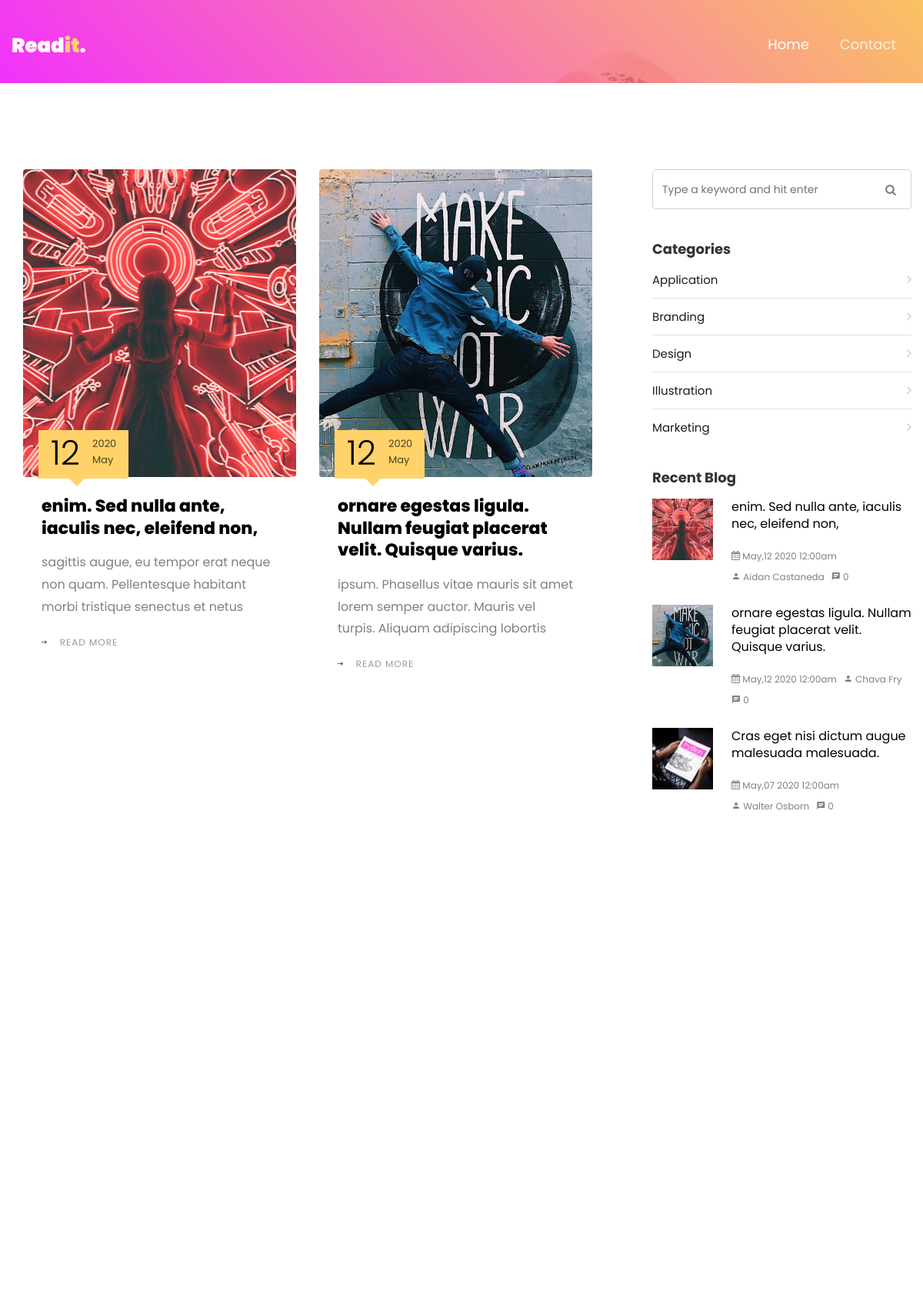
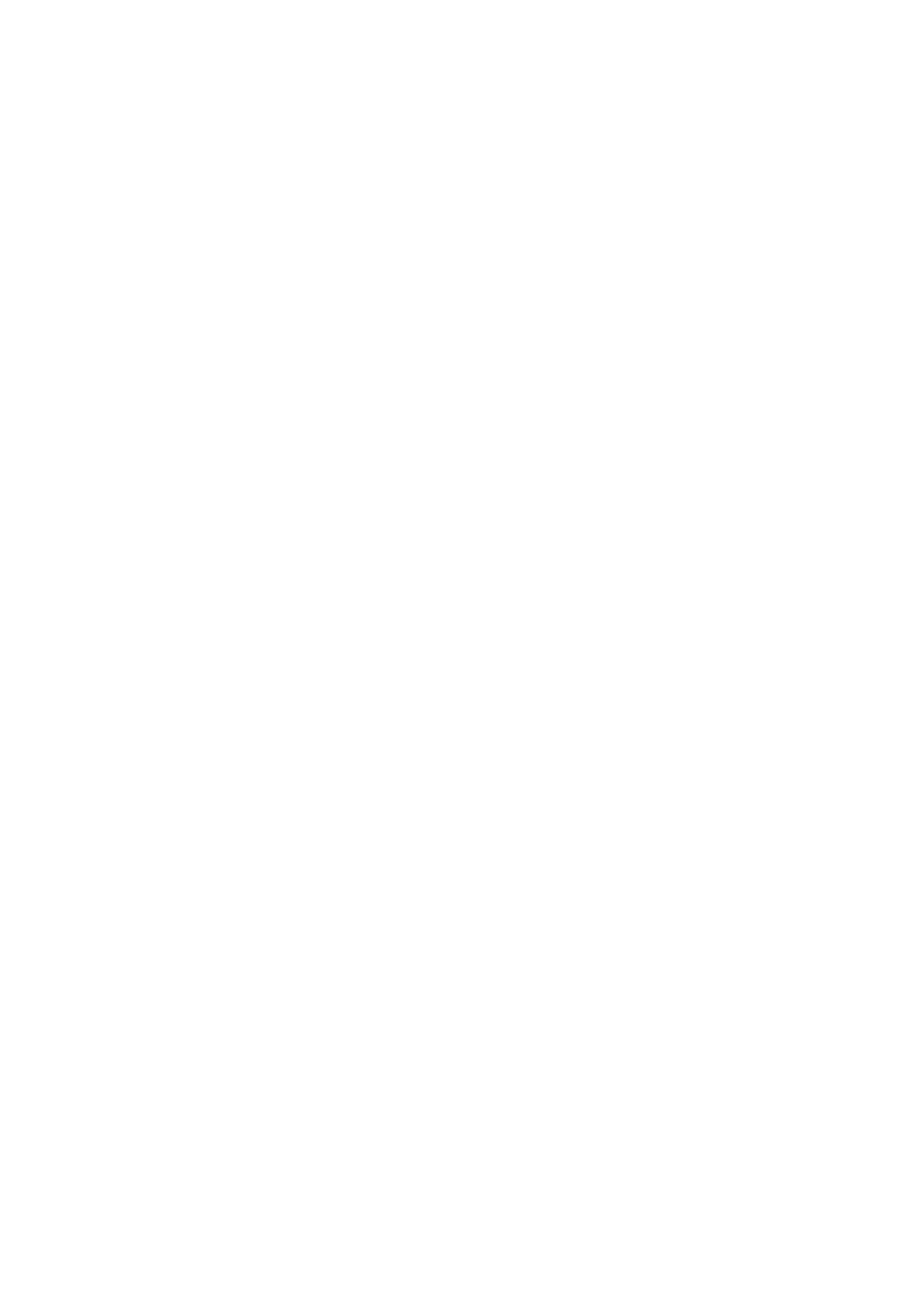
The page / (upper part) on the database its author committed (2 pictures, top to bottom).
### tables this page shows
CREATE TABLE `posts` (
  `id` int(10) unsigned NOT NULL AUTO_INCREMENT,
  `title` varchar(255) NOT NULL,
  `created_at` datetime DEFAULT NULL,
  `resume` varchar(255) DEFAULT NULL,
  `image` varchar(45) DEFAULT NULL,
  `content` text,
  `author_id` int(10) unsigned NOT NULL,
  `category_id` int(10) unsigned NOT NULL,
  PRIMARY KEY (`id`),
  KEY `fk_posts_authors_idx` (`author_id`),
  KEY `fk_posts_categories1_idx` (`category_id`),
  CONSTRAINT `fk_posts_authors` FOREIGN KEY (`author_id`) REFERENCES `authors` (`id`) ON DELETE NO ACTION ON UPDATE NO ACTION,
  CONSTRAINT `fk_posts_categories1` FOREIGN KEY (`category_id`) REFERENCES `categories` (`id`) ON DELETE NO ACTION ON UPDATE NO ACTION
);

CREATE TABLE `categories` (
  `id` int(10) unsigned NOT NULL AUTO_INCREMENT,
  `name` varchar(45) NOT NULL,
  PRIMARY KEY (`id`)
);

CREATE TABLE `authors` (
  `id` int(10) unsigned NOT NULL AUTO_INCREMENT,
  `lastname` varchar(45) NOT NULL,
  `firstname` varchar(45) DEFAULT NULL,
  `biography` text,
  `image` varchar(45) DEFAULT NULL,
  PRIMARY KEY (`id`)
);

### app/controllers/postsController.php (called while the page is built, shortened)
<?php
function indexAction(PDO $conn)
{
    include_once '../app/models/postsModel.php';
    $page = max(1, (int) ($_GET['page'] ?? 1));
    $postsPerPage = 10;
    $posts = PostsModel\findAll($conn, $page, true, $postsPerPage);
    $posts = array_slice($posts, 0, $postsPerPage);
    include '../app/views/posts/index.php';
}

### app/routers/index.php (called while the page is built)
<?php
if (isset($_GET['users'])):
     include_once '../app/routers/users.php';
elseif (isset($_GET['comments']) and $_GET['comments'] == 'add'):
     include_once '../app/controllers/commentsController.php';
     \App\Controllers\CommentsController\storeAction($conn);
elseif (isset($_GET['contact'])):
     include_once '../app/routers/contact.php';
elseif (isset($_GET['tags'])):
     include_once '../app/routers/tags.php';
elseif (isset($_GET['categories'])):
     include_once '../app/routers/categories.php';
elseif (isset($_GET['posts'])):
     include_once '../app/routers/posts.php';
else:
     include_once '../app/controllers/postsController.php';
     \App\Controllers\PostsController\indexAction($conn);
endif;

### public/index.php (called while the page is built)
<?php
require_once '../core/init.php';
require_once '../app/routers/index.php';
require_once '../app/views/templates/default.php';

### app/models/postsModel.php (called while the page is built, shortened)
<?php
function findAll(PDO $conn, int $page = 1, bool $withNextPage = false, int $limit = 10): array
{
    $page = max(1, $page);
    $limit = max(1, $limit);
    $offset = ($page - 1) * $limit;
    $queryLimit = $withNextPage ? $limit + 1 : $limit;
    $sql = "SELECT p.*, a.id AS authorId, a.firstname, a.lastname,
                   COUNT(c.id) AS commentsCount
            FROM posts p
            JOIN authors a ON p.author_id = a.id
            LEFT JOIN comments c ON c.post_id = p.id
            GROUP BY p.id, p.title, p.created_at, p.resume, p.image,
                     p.content, p.author_id, p.category_id,
                     a.id, a.firstname, a.lastname
            ORDER BY p.created_at DESC
            LIMIT {$queryLimit}
            OFFSET {$offset};";
    $rs = $conn->query($sql);
    $posts = $rs->fetchAll(PDO::FETCH_ASSOC);
    return $posts;
}

### core/helpers.php (called while the page is built, shortened)
<?php
function slugify(string $text): string {
    $text = iconv('UTF-8', 'ASCII//TRANSLIT//IGNORE', $text);
    $text = strtolower($text);
    $text = preg_replace('/[^a-z0-9]+/', '-', $text);
    $text = trim($text, '-');
    return empty($text) ? 'n-a' : $text;
}
function dateFormator(string $date, string $format ="d/M/Y") :string {
    return date($format, strtotime($date));
}

### app/models/categoriesModel.php (called while the page is built, shortened)
<?php
function findAll(PDO $conn): array
{
    $sql = "SELECT *
            FROM categories
            ORDER BY name ASC;";
    $rs = $conn->query($sql);
    $categories = $rs->fetchAll(PDO::FETCH_ASSOC);
    return $categories;
}

### app/views/posts/index.php (the view, shortened to what this page needs)
<div class="container">
    <div class="row d-flex">
        <?php foreach ($posts as $post):
        ?>
            <div class="col-md-6 d-flex ftco-animate">
                <div class="blog-entry justify-content-end">
                    <a href="posts/<?php echo $post['id']; ?>/<?php echo Core\Helpers\slugify($post['title']); ?>.html" class="block-20" style="background-image: url('images/<?php echo $post['image'] ?>');">
                    </a>
                    <div class="text p-4 float-right d-block">
                        <div class="topper d-flex align-items-center">
                            <div class="one py-2 pl-3 pr-1 align-self-stretch">
                                <span class="day"><?php echo \Core\Helpers\dateFormator($post['created_at'], 'd'); ?></span>
                            </div>
                            <div class="two pl-0 pr-3 py-2 align-self-stretch">
                                <span class="yr"><?php echo \Core\Helpers\dateFormator($post['created_at'], 'Y'); ?></span>
                                <span class="mos"><?php echo \Core\Helpers\dateFormator($post['created_at'], 'F'); ?></span>
                            </div>
                        </div>
                        <h3 class="heading mb-3"><a href="posts/<?php echo $post['id']; ?>/<?php echo Core\Helpers\slugify($post['title']); ?>.html"><?php echo $post['title']; ?></a></h3>
                        <p><?php echo $post['resume'] ?></p>
                        <p><a href="posts/<?php echo $post['id']; ?>/<?php echo Core\Helpers\slugify($post['title']); ?>.html" class="btn-custom"><span class="ion-ios-arrow-round-forward mr-3"></span>Read more</a></p>
                    </div>
                </div>
            </div>
        <?php endforeach; ?>
    </div>
</div>

### app/views/categories/_index.php
<h3>Categories</h3>
<?php include_once '../app/models/categoriesModel.php';
global $conn;
$categories = \App\Models\CategoriesModel\findAll($conn);
foreach ($categories as $category) : ?>
    <li><a href="categories/<?php echo $category['id']; ?>/<?php echo Core\Helpers\slugify($category['name']); ?>.html"> <?php echo htmlspecialchars($category['name']); ?> <span class="ion-ios-arrow-forward"></span></a></li>
<?php endforeach; ?>

### app/views/posts/recentPost.php
<h3>Recent Blog</h3>
<?php
 include_once '../app/models/postsModel.php';
 global $conn;
 $posts = \App\Models\PostsModel\findAll($conn, 1, false, 3);
 foreach ($posts as $post):
   $created_at = strtotime($post['created_at']); ?>
  <div class="block-21 mb-4 d-flex">
    <a class="blog-img mr-4" style="background-image: url(images/<?php echo $post['image']; ?>);"></a>
    <div class="text">
      <h3 class="heading"><a href="posts/<?php echo $post['id']; ?>/<?php echo Core\Helpers\slugify($post['title']); ?>.html"><?php echo $post['title']; ?></a></h3>
      <div class="meta">
        <div><a href="posts/<?php echo $post['id']; ?>/<?php echo Core\Helpers\slugify($post['title']); ?>.html"><span class="icon-calendar"></span> <?php echo date('F,d Y  g:ia', $created_at); ?></a></div>
        <div><a href="posts/<?php echo $post['id']; ?>/<?php echo Core\Helpers\slugify($post['title']); ?>.html"><span class="icon-person"></span> <?php echo $post['firstname'] . ' ' . $post['lastname']; ?></a></div>
        <div><a href="posts/<?php echo $post['id']; ?>/<?php echo Core\Helpers\slugify($post['title']); ?>.html"><span class="icon-chat"></span> <?php echo (int) $post['commentsCount']; ?></a></div>
      </div>
    </div>
  </div>
<?php endforeach; ?>

### public/css/icomoon.css (style rules this page uses)
[class^="icon-"], [class*=" icon-"] { font-family: 'icomoon' !important; speak: none; font-style: normal; font-weight: normal; font-variant: normal; text-transform: none; line-height: 1; -webkit-font-smoothing: antialiased; -moz-osx-font-smoothing: grayscale; }
.icon-calendar:before { content: "\f073"; }
.icon-chat:before { content: "\e0b7"; }
.icon-person:before { content: "\e7fd"; }

### rows shown on the page
posts: image (picture), created_at "12", created_at "2020", created_at "May", title "enim. Sed nulla ante, iaculis nec, eleifend non,", resume "sagittis augue, eu tempor erat neque non quam. Pellentesque habitant morbi tristique senectus et netus", created_at "May,12 2020 12:00am", author.firstname "Aidan", author.lastname "Castaneda", commentsCount "0"
posts: image (picture), created_at "12", created_at "2020", created_at "May", title "ornare egestas ligula. Nullam feugiat placerat velit. Quisque varius.", resume "ipsum. Phasellus vitae mauris sit amet lorem semper auctor. Mauris vel turpis. Aliquam adipiscing lobortis", created_at "May,12 2020 12:00am", author.firstname "Chava", author.lastname "Fry", commentsCount "0"
categories: name "Application"
categories: name "Branding"
categories: name "Design"
categories: name "Illustration"
categories: name "Marketing"
posts: image (picture), title "Cras eget nisi dictum augue malesuada malesuada.", created_at "May,07 2020 12:00am", author.firstname "Walter", author.lastname "Osborn", commentsCount "0"
